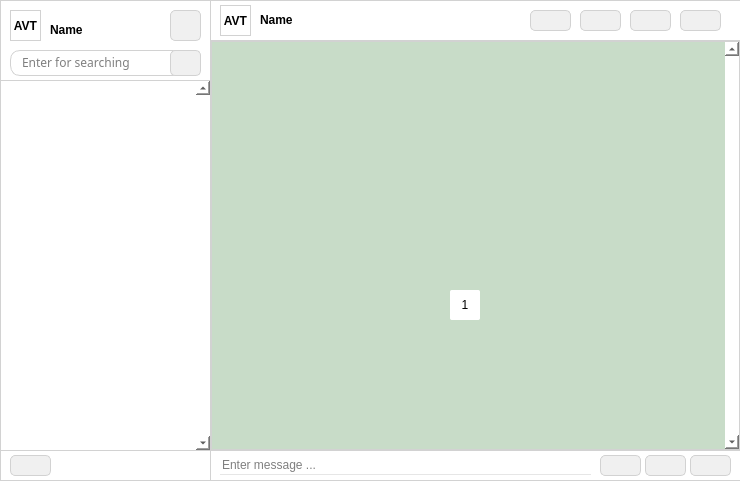
<?xml version="1.0" encoding="UTF-8"?>
<ui version="4.0">
 <class>home</class>
 <widget class="QWidget" name="home">
  <property name="enabled">
   <bool>true</bool>
  </property>
  <property name="geometry">
   <rect>
    <x>0</x>
    <y>0</y>
    <width>740</width>
    <height>481</height>
   </rect>
  </property>
  <property name="windowTitle">
   <string>Alo App</string>
  </property>
  <property name="autoFillBackground">
   <bool>false</bool>
  </property>
  <property name="styleSheet">
   <string notr="true">background: rgb(255, 255, 255);</string>
  </property>
  <widget class="QListWidget" name="chatListWidget">
   <property name="geometry">
    <rect>
     <x>0</x>
     <y>80</y>
     <width>211</width>
     <height>371</height>
    </rect>
   </property>
   <property name="styleSheet">
    <string notr="true">border: 1px solid rgb(210, 210, 210); </string>
   </property>
   <property name="frameShape">
    <enum>QFrame::Box</enum>
   </property>
   <property name="frameShadow">
    <enum>QFrame::Plain</enum>
   </property>
   <property name="lineWidth">
    <number>1</number>
   </property>
   <property name="verticalScrollBarPolicy">
    <enum>Qt::ScrollBarAlwaysOn</enum>
   </property>
   <property name="verticalScrollMode">
    <enum>QAbstractItemView::ScrollPerItem</enum>
   </property>
  </widget>
  <widget class="QWidget" name="topLeftWidget" native="true">
   <property name="geometry">
    <rect>
     <x>0</x>
     <y>0</y>
     <width>211</width>
     <height>81</height>
    </rect>
   </property>
   <property name="styleSheet">
    <string notr="true">border: 1px solid rgb(210, 210, 210);</string>
   </property>
   <widget class="QWidget" name="searchWidget" native="true">
    <property name="geometry">
     <rect>
      <x>10</x>
      <y>50</y>
      <width>191</width>
      <height>26</height>
     </rect>
    </property>
    <property name="styleSheet">
     <string notr="true">border: 1px solid rgb(210, 210, 210); border-radius: 10px</string>
    </property>
    <widget class="QLineEdit" name="inputSearch">
     <property name="geometry">
      <rect>
       <x>10</x>
       <y>1</y>
       <width>141</width>
       <height>23</height>
      </rect>
     </property>
     <property name="font">
      <font>
       <family>HoloLens MDL2 Assets</family>
      </font>
     </property>
     <property name="styleSheet">
      <string notr="true">border: 0px; border-radius: 0px;</string>
     </property>
     <property name="text">
      <string/>
     </property>
     <property name="placeholderText">
      <string>Enter for searching</string>
     </property>
    </widget>
    <widget class="QPushButton" name="btnSearch">
     <property name="geometry">
      <rect>
       <x>160</x>
       <y>0</y>
       <width>31</width>
       <height>26</height>
      </rect>
     </property>
     <property name="styleSheet">
      <string notr="true">border-radius: 5px; background-color: rgb(240, 240, 240);</string>
     </property>
     <property name="text">
      <string/>
     </property>
     <property name="icon">
      <iconset>
       <normaloff>../asset/icon/search.svg</normaloff>../asset/icon/search.svg</iconset>
     </property>
    </widget>
   </widget>
   <widget class="QPushButton" name="btnAddGroup">
    <property name="geometry">
     <rect>
      <x>170</x>
      <y>10</y>
      <width>31</width>
      <height>31</height>
     </rect>
    </property>
    <property name="styleSheet">
     <string notr="true">border-radius: 5px; background-color: rgb(240, 240, 240);</string>
    </property>
    <property name="text">
     <string/>
    </property>
    <property name="icon">
     <iconset>
      <normaloff>../asset/icon/add_group.svg</normaloff>../asset/icon/add_group.svg</iconset>
    </property>
   </widget>
   <widget class="QLabel" name="imgAvatar">
    <property name="geometry">
     <rect>
      <x>10</x>
      <y>10</y>
      <width>31</width>
      <height>31</height>
     </rect>
    </property>
    <property name="font">
     <font>
      <weight>75</weight>
      <bold>true</bold>
     </font>
    </property>
    <property name="text">
     <string>AVT</string>
    </property>
    <property name="alignment">
     <set>Qt::AlignCenter</set>
    </property>
   </widget>
   <widget class="QLabel" name="lblDisplayName">
    <property name="geometry">
     <rect>
      <x>50</x>
      <y>20</y>
      <width>111</width>
      <height>20</height>
     </rect>
    </property>
    <property name="font">
     <font>
      <weight>75</weight>
      <bold>true</bold>
     </font>
    </property>
    <property name="styleSheet">
     <string notr="true">border: none</string>
    </property>
    <property name="text">
     <string>Name</string>
    </property>
   </widget>
  </widget>
  <widget class="QWidget" name="topRightWidget" native="true">
   <property name="geometry">
    <rect>
     <x>210</x>
     <y>0</y>
     <width>531</width>
     <height>41</height>
    </rect>
   </property>
   <property name="styleSheet">
    <string notr="true">border: 1px solid rgb(210, 210, 210);</string>
   </property>
   <widget class="QPushButton" name="btnData">
    <property name="geometry">
     <rect>
      <x>470</x>
      <y>10</y>
      <width>41</width>
      <height>21</height>
     </rect>
    </property>
    <property name="styleSheet">
     <string notr="true">border-radius: 5px; background-color: rgb(240, 240, 240);</string>
    </property>
    <property name="text">
     <string/>
    </property>
    <property name="icon">
     <iconset>
      <normaloff>../asset/icon/data.svg</normaloff>../asset/icon/data.svg</iconset>
    </property>
   </widget>
   <widget class="QPushButton" name="btnCall">
    <property name="geometry">
     <rect>
      <x>370</x>
      <y>10</y>
      <width>41</width>
      <height>21</height>
     </rect>
    </property>
    <property name="styleSheet">
     <string notr="true">border-radius: 5px; background-color: rgb(240, 240, 240);</string>
    </property>
    <property name="text">
     <string/>
    </property>
    <property name="icon">
     <iconset>
      <normaloff>../asset/icon/call.svg</normaloff>../asset/icon/call.svg</iconset>
    </property>
   </widget>
   <widget class="QPushButton" name="btnVideoCall">
    <property name="geometry">
     <rect>
      <x>420</x>
      <y>10</y>
      <width>41</width>
      <height>21</height>
     </rect>
    </property>
    <property name="styleSheet">
     <string notr="true">border-radius: 5px; background-color: rgb(240, 240, 240);</string>
    </property>
    <property name="text">
     <string/>
    </property>
    <property name="icon">
     <iconset>
      <normaloff>../asset/icon/video_cam.svg</normaloff>../asset/icon/video_cam.svg</iconset>
    </property>
   </widget>
   <widget class="QLabel" name="lblChatName1">
    <property name="geometry">
     <rect>
      <x>50</x>
      <y>10</y>
      <width>131</width>
      <height>20</height>
     </rect>
    </property>
    <property name="font">
     <font>
      <weight>75</weight>
      <bold>true</bold>
     </font>
    </property>
    <property name="styleSheet">
     <string notr="true">border: none</string>
    </property>
    <property name="text">
     <string>Name</string>
    </property>
   </widget>
   <widget class="QLabel" name="imgAvatar1">
    <property name="geometry">
     <rect>
      <x>10</x>
      <y>5</y>
      <width>31</width>
      <height>31</height>
     </rect>
    </property>
    <property name="font">
     <font>
      <weight>75</weight>
      <bold>true</bold>
     </font>
    </property>
    <property name="text">
     <string>AVT</string>
    </property>
    <property name="alignment">
     <set>Qt::AlignCenter</set>
    </property>
   </widget>
   <widget class="QPushButton" name="btnAddGroup1">
    <property name="geometry">
     <rect>
      <x>320</x>
      <y>10</y>
      <width>41</width>
      <height>21</height>
     </rect>
    </property>
    <property name="styleSheet">
     <string notr="true">border-radius: 5px; background-color: rgb(240, 240, 240);</string>
    </property>
    <property name="text">
     <string/>
    </property>
    <property name="icon">
     <iconset>
      <normaloff>../asset/icon/add_group.svg</normaloff>../asset/icon/add_group.svg</iconset>
    </property>
   </widget>
  </widget>
  <widget class="QListWidget" name="msgListWidget">
   <property name="geometry">
    <rect>
     <x>210</x>
     <y>40</y>
     <width>531</width>
     <height>411</height>
    </rect>
   </property>
   <property name="styleSheet">
    <string notr="true">background: rgb(200, 220, 200); border: 2px solid rgb(210, 210, 210);</string>
   </property>
   <property name="frameShape">
    <enum>QFrame::Box</enum>
   </property>
   <property name="frameShadow">
    <enum>QFrame::Plain</enum>
   </property>
   <property name="lineWidth">
    <number>1</number>
   </property>
   <property name="verticalScrollBarPolicy">
    <enum>Qt::ScrollBarAlwaysOn</enum>
   </property>
   <property name="horizontalScrollBarPolicy">
    <enum>Qt::ScrollBarAlwaysOff</enum>
   </property>
   <property name="verticalScrollMode">
    <enum>QAbstractItemView::ScrollPerItem</enum>
   </property>
  </widget>
  <widget class="QWidget" name="bottomWidget" native="true">
   <property name="geometry">
    <rect>
     <x>210</x>
     <y>450</y>
     <width>531</width>
     <height>31</height>
    </rect>
   </property>
   <property name="styleSheet">
    <string notr="true">border: 1px solid rgb(210, 210, 210);</string>
   </property>
   <widget class="QPushButton" name="btnSend">
    <property name="geometry">
     <rect>
      <x>480</x>
      <y>5</y>
      <width>41</width>
      <height>21</height>
     </rect>
    </property>
    <property name="styleSheet">
     <string notr="true">border-radius: 5px; background-color: rgb(240, 240, 240);</string>
    </property>
    <property name="text">
     <string/>
    </property>
    <property name="icon">
     <iconset>
      <normaloff>../asset/icon/send.svg</normaloff>../asset/icon/send.svg</iconset>
    </property>
   </widget>
   <widget class="QPushButton" name="btnAttachFile">
    <property name="geometry">
     <rect>
      <x>435</x>
      <y>5</y>
      <width>41</width>
      <height>21</height>
     </rect>
    </property>
    <property name="styleSheet">
     <string notr="true">border-radius: 5px; background-color: rgb(240, 240, 240);</string>
    </property>
    <property name="text">
     <string/>
    </property>
    <property name="icon">
     <iconset>
      <normaloff>../asset/icon/attach_file.svg</normaloff>../asset/icon/attach_file.svg</iconset>
    </property>
   </widget>
   <widget class="QLineEdit" name="inputMsg">
    <property name="geometry">
     <rect>
      <x>10</x>
      <y>5</y>
      <width>371</width>
      <height>20</height>
     </rect>
    </property>
    <property name="styleSheet">
     <string notr="true">border: none; border-bottom: 1px solid rgb(230, 230, 230);</string>
    </property>
    <property name="text">
     <string/>
    </property>
    <property name="placeholderText">
     <string>Enter message ...</string>
    </property>
   </widget>
   <widget class="QPushButton" name="btnIcon">
    <property name="geometry">
     <rect>
      <x>390</x>
      <y>5</y>
      <width>41</width>
      <height>21</height>
     </rect>
    </property>
    <property name="styleSheet">
     <string notr="true">border-radius: 5px; background-color: rgb(240, 240, 240);</string>
    </property>
    <property name="text">
     <string/>
    </property>
    <property name="icon">
     <iconset>
      <normaloff>../asset/icon/icon.svg</normaloff>../asset/icon/icon.svg</iconset>
    </property>
   </widget>
  </widget>
  <widget class="QWidget" name="toolsWidget" native="true">
   <property name="geometry">
    <rect>
     <x>0</x>
     <y>450</y>
     <width>211</width>
     <height>31</height>
    </rect>
   </property>
   <property name="styleSheet">
    <string notr="true">border: 1px solid rgb(210, 210, 210); </string>
   </property>
   <widget class="QPushButton" name="btnLogout">
    <property name="geometry">
     <rect>
      <x>10</x>
      <y>5</y>
      <width>41</width>
      <height>21</height>
     </rect>
    </property>
    <property name="styleSheet">
     <string notr="true">border-radius: 5px; background-color: rgb(240, 240, 240);</string>
    </property>
    <property name="text">
     <string/>
    </property>
    <property name="icon">
     <iconset>
      <normaloff>../asset/icon/logout.svg</normaloff>../asset/icon/logout.svg</iconset>
    </property>
   </widget>
  </widget>
  <widget class="QWidget" name="emojisWidget" native="true">
   <property name="geometry">
    <rect>
     <x>450</x>
     <y>290</y>
     <width>194</width>
     <height>162</height>
    </rect>
   </property>
   <property name="styleSheet">
    <string notr="true">border: 1px solid rgb(230, 230, 230); border-radius: 2px</string>
   </property>
   <layout class="QGridLayout" name="gridLayout">
    <property name="sizeConstraint">
     <enum>QLayout::SetFixedSize</enum>
    </property>
    <property name="spacing">
     <number>5</number>
    </property>
    <item row="0" column="0">
     <widget class="QPushButton" name="emoji">
      <property name="enabled">
       <bool>true</bool>
      </property>
      <property name="minimumSize">
       <size>
        <width>30</width>
        <height>30</height>
       </size>
      </property>
      <property name="maximumSize">
       <size>
        <width>30</width>
        <height>30</height>
       </size>
      </property>
      <property name="styleSheet">
       <string notr="true">border: none</string>
      </property>
      <property name="text">
       <string>1</string>
      </property>
     </widget>
    </item>
   </layout>
  </widget>
 </widget>
 <resources/>
 <connections/>
</ui>
